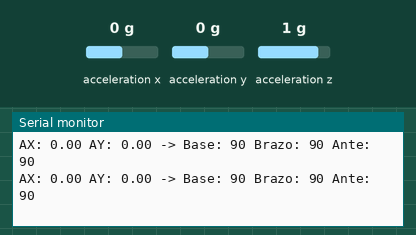
This sketch was run on a simulated ESP32. Parts: the last lines printed to the serial monitor. Wiring (inferred from the names in the program): MPU-6050 motion sensor at I2C address 0x68. The inputs (shaded band) are chosen by the test bench; at power-on: acceleration x 0 g, acceleration y 0 g, acceleration z 1 g.

Above: at 1.3 s.
1.4 s: acceleration x set to -1.4 g
At 1.45 s:
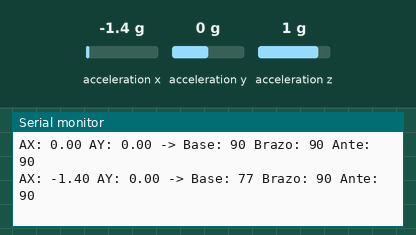
2.9 s: acceleration y set to -1.4 g
At 2.9 s:
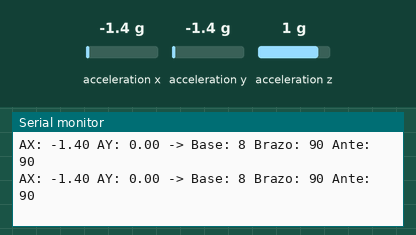
4.4 s: acceleration x set to -0.8 g
At 4.44 s:
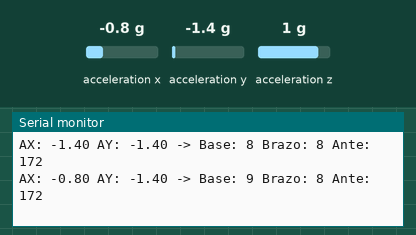
Timing chart, 0 to 7.4 s (numbered marks = the images above; inputs shaded):
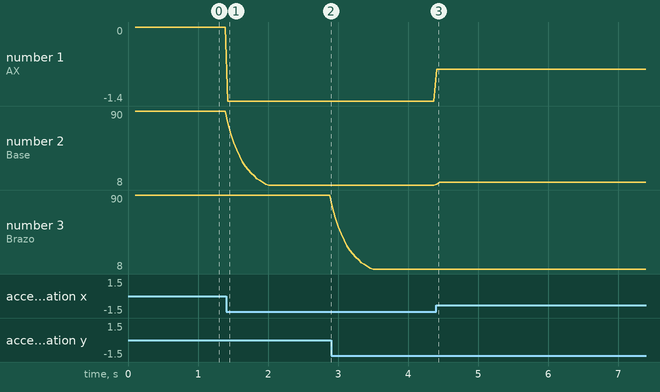

The sketch:

Emisor-Programacion-alternativa.ino
```cpp
#include <Wire.h>
#include <WiFi.h>
#include <esp_now.h>
#include <math.h>

// ================= MPU6050 =================
#define MPU_ADDR 0x68

// ================= Datos a enviar =================
typedef struct {
  int base;
  int brazo;
  int ante;
} ControlData;

ControlData data;

// MAC del receptor
uint8_t receptorMAC[] = {0x00, 0x4B, 0x12, 0x34, 0x4D, 0x70};

// ================= Suavizado =================
float posBase = 90;
float posBrazo = 90;
float posAnte = 90;
const int umbral = 8;
const float suavizado = 0.15;

void setup() {
  Serial.begin(115200);
  delay(100);

  // I2C (los que te funcionan)
  Wire.begin(21, 22);   // SDA, SCL
  Wire.setClock(100000);

  // Wake up MPU6050
  Wire.beginTransmission(MPU_ADDR);
  Wire.write(0x6B);
  Wire.write(0);
  Wire.endTransmission();

  Serial.println("MPU6050 listo");

  // ================= ESP-NOW =================
  WiFi.mode(WIFI_STA);

  if (esp_now_init() != ESP_OK) {
    Serial.println("Error ESP-NOW");
    while (1);
  }

  esp_now_peer_info_t peerInfo = {};
  memcpy(peerInfo.peer_addr, receptorMAC, 6);
  peerInfo.channel = 0;
  peerInfo.encrypt = false;

  if (esp_now_add_peer(&peerInfo) != ESP_OK) {
    Serial.println("Error agregando peer");
    while (1);
  }

  Serial.println("Emisor listo");
}

void loop() {
  // ===== Leer acelerómetro crudo =====
  Wire.beginTransmission(MPU_ADDR);
  Wire.write(0x3B); // ACCEL_XOUT_H
  Wire.endTransmission(false);
  Wire.requestFrom(MPU_ADDR, 6, true);

  if (Wire.available() != 6) {
    Serial.println("Error lectura MPU");
    delay(40);
    return;
  }

  int16_t ax_raw = Wire.read() << 8 | Wire.read();
  int16_t ay_raw = Wire.read() << 8 | Wire.read();
  int16_t az_raw = Wire.read() << 8 | Wire.read();

  // Convertir a G (±2g -> 16384 LSB/g)
  float ax = ax_raw / 16384.0;
  float ay = ay_raw / 16384.0;
  float az = az_raw / 16384.0;

  // ===== Mapear a servos (ajusta rangos si hace falta) =====
  int targetBase  = map(ax * 100, -100, 100, 0, 180);
  int targetBrazo = map(ay * 100, -100, 100, 0, 180);
  int targetAnte  = map(ay * 100, -100, 100, 180, 0);

  targetBase  = constrain(targetBase, 0, 180);
  targetBrazo = constrain(targetBrazo, 0, 180);
  targetAnte  = constrain(targetAnte, 0, 180);

  // ===== Suavizado + zona muerta =====
  if (abs(targetBase - posBase) > umbral)
    posBase += (targetBase - posBase) * suavizado;

  if (abs(targetBrazo - posBrazo) > umbral)
    posBrazo += (targetBrazo - posBrazo) * suavizado;

  if (abs(targetAnte - posAnte) > umbral)
    posAnte += (targetAnte - posAnte) * suavizado;

  // Preparar datos
  data.base  = round(posBase);
  data.brazo = round(posBrazo);
  data.ante  = round(posAnte);

  // Enviar
  esp_err_t result = esp_now_send(receptorMAC, (uint8_t*)&data, sizeof(data));
  if (result != ESP_OK) Serial.println("Error enviando");

  // Debug
  Serial.print("AX: "); Serial.print(ax, 2);
  Serial.print(" AY: "); Serial.print(ay, 2);
  Serial.print(" -> Base: "); Serial.print(data.base);
  Serial.print(" Brazo: "); Serial.print(data.brazo);
  Serial.print(" Ante: "); Serial.println(data.ante);

  delay(40); // ~25 Hz
}
```

Measured:
- after the input at 1.4 s, the serial monitor: prints a new line at once (image 1)
- after the input at 4.4 s, the serial monitor: prints a new line at once (image 3)
- plotted number 1: 0 → -1.4 after the input at 1.4 s, -1.4 → -0.8 after the input at 4.4 s
- plotted number 2: 90 → 8 after the input at 1.4 s
